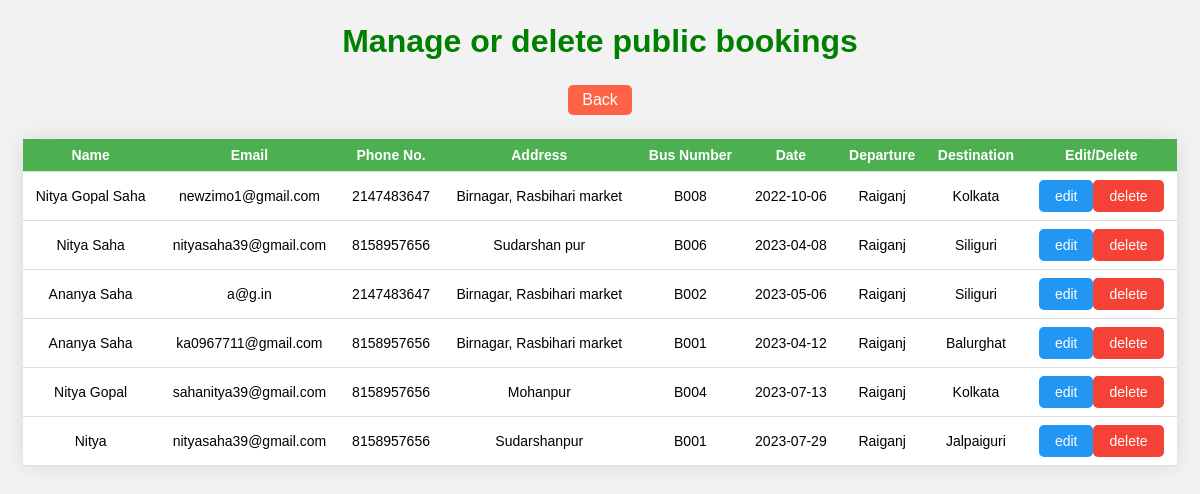
Screenshot of /manage_bookings.php with the database file from the repository.
### tables this page shows
CREATE TABLE `book_form` (
  `id` int(100) UNSIGNED NOT NULL,
  `name` text NOT NULL,
  `email` varchar(30) NOT NULL,
  `phone` bigint(13) NOT NULL,
  `address` varchar(100) NOT NULL,
  `bus_number` varchar(5) NOT NULL,
  `date` date DEFAULT NULL,
  `departure` text NOT NULL,
  `destination` text NOT NULL
);

### manage_bookings.php (the view, shortened to what this page needs)
<!DOCTYPE html>
<html>
<head>
  <link rel="stylesheet" type="text/css" href="css/user_history.css">
</head>
<body>
<h1>Manage or delete public bookings</h1>
<div class="heading">
  <a href="dashboard.php" class="btn" style="margin:4px 4px 4px 4px;display: inline-block; padding: 6px 14px; border: none; border-radius: 5px; font-size: 16px; color: #fff; background-color:tomato; text-decoration: none; cursor: pointer;margin-left:%;5">Back</a>
 </div>
  <?php
    $connection = mysqli_connect('localhost', 'root', '', 'book_db');
    $query = "SELECT * FROM book_form";
    $result = mysqli_query($connection, $query);
    echo "<table>";
    echo "<tr><th>Name</th><th>Email</th><th>Phone No.</th><th>Address</th><th>Bus Number</th><th>Date</th><th>Departure</th><th>Destination</th><th>Edit/Delete</th></tr>";
    while ($row = mysqli_fetch_assoc($result)) {
      echo "<tr>";
      echo "<td>" . $row['name'] . "</td>";
	  echo "<td>" . $row['email'] . "</td>";
      echo "<td>" . $row['phone'] . "</td>";
      echo "<td>" . $row['address'] . "</td>";
      echo "<td>" . $row['bus_number'] . "</td>";
	  echo "<td>" . $row['date'] . "</td>";
      echo "<td>" . $row['departure'] . "</td>";
      echo "<td>" . $row['destination'] . "</td>";
	  echo "<td><button class='edit-button' data-id='" . $row['id'] . "'>edit</button><button class='delete-button' data-id='" . $row['id'] . "'>delete</button></td>";
      echo "</tr>";
    }
    echo "</table>";
  ?>
</body>
</html>

### css/user_history.css (style rules this page uses)
body { font-family: Arial, sans-serif; background-color: #f2f2f2; padding: 15px; }
h1 { text-align: center; color: green; margin-top: 0; }
table { width: 100%; max-width: 1200px; margin: 20px auto; background-color: #fff; box-shadow: 0 0 20px rgba(0, 0, 0, 0.1); font-size: 14px; border-collapse: collapse; }
th, td { padding: 8px; border-bottom: 1px solid #ddd; text-align: center; }
th { background-color: #4CAF50; color: #fff; }
.edit-button, .delete-button { display: inline-block; padding: 8px 16px; border: none; border-radius: 5px; font-size: 14px; color: #fff; cursor: pointer; transition: background-color 0.3s; }
.edit-button { background-color: #2196F3; }
.delete-button { background-color: #f44336; }
.heading { text-align: center; margin-top: 20px; }
.btn { display: inline-block; padding: 10px 20px; border: none; border-radius: 5px; font-size: 16px; color: #fff; cursor: pointer; }
.btn { background-color: #4CAF50; }

### rows the page displays
book_form: name "Nitya Gopal Saha", email "newzimo1@gmail.com", phone "2147483647", address "Birnagar, Rasbihari market", bus_number "B008", date "2022-10-06", departure "Raiganj", destination "Kolkata"
book_form: name "Nitya Saha", email "nityasaha39@gmail.com", phone "8158957656", address "Sudarshan pur", bus_number "B006", date "2023-04-08", departure "Raiganj", destination "Siliguri"
book_form: name "Ananya Saha", email "a@g.in", phone "2147483647", address "Birnagar, Rasbihari market", bus_number "B002", date "2023-05-06", departure "Raiganj", destination "Siliguri"
book_form: name "Ananya Saha", email "ka0967711@gmail.com", phone "8158957656", address "Birnagar, Rasbihari market", bus_number "B001", date "2023-04-12", departure "Raiganj", destination "Balurghat"
book_form: name "Nitya Gopal", email "sahanitya39@gmail.com", phone "8158957656", address "Mohanpur", bus_number "B004", date "2023-07-13", departure "Raiganj", destination "Kolkata"
book_form: name "Nitya", email "nityasaha39@gmail.com", phone "8158957656", address "Sudarshanpur", bus_number "B001", date "2023-07-29", departure "Raiganj", destination "Jalpaiguri"
